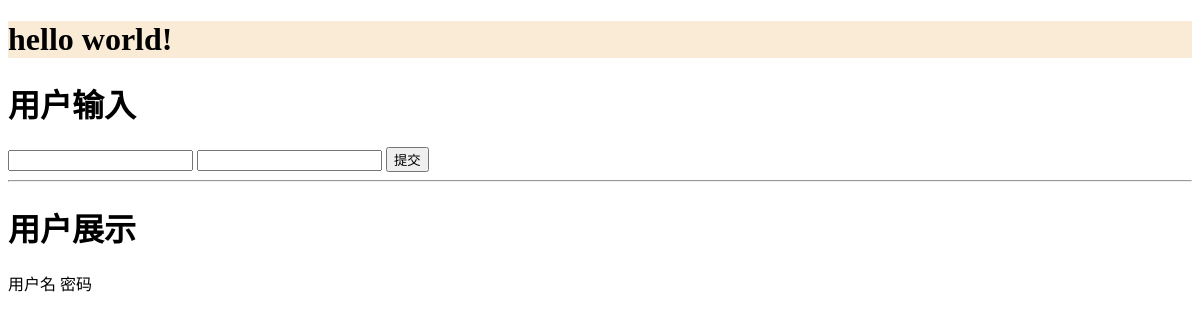
The page /cmdb/ on the database as committed earlier.
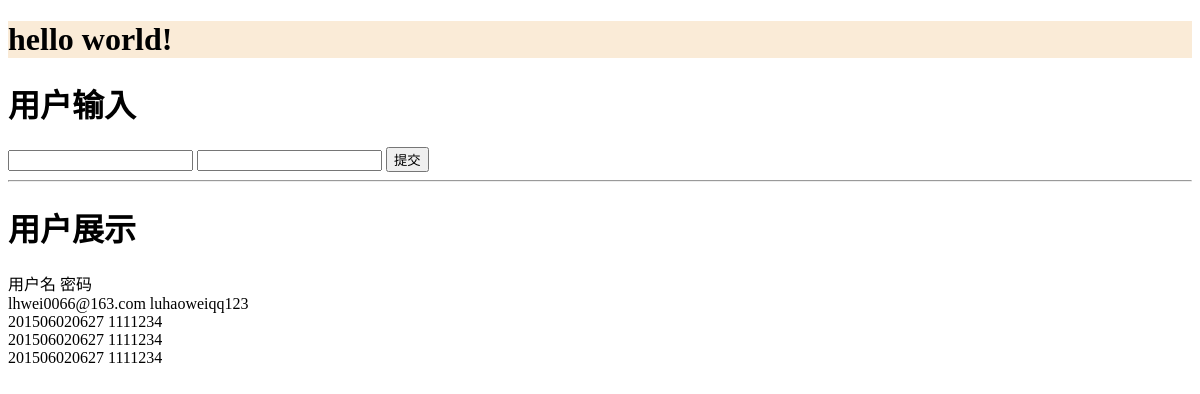
The same page on the database as committed later.
### cmdb/models.py (models this page shows)
class UserInfo(models.Model):  #这个类需要继承models.Model
    user = models.CharField(max_length=32)
    pwd = models.CharField(max_length=32)

### cmdb/views.py (the view)
# urls.py: url('', views.index, name='index'),
def index(request):
    if request.method == "POST":
        username = request.POST.get("username", None)
        password = request.POST.get("password", None)
        print(username, password)
        models.UserInfo.objects.create(user=username, pwd=password)
    user_list = models.UserInfo.objects.all()
    '''
        总结数据库流程：
            1、导入包：from cmdb import models
            2、添加数据到数据库
            3、进行数据库其他操作
    '''
    '''
        一个快捷函数：render()
            「载入模板，填充上下文，再返回由它生成的 HttpResponse 对象」
             是一个非常常用的操作流程。于是 Django 提供了一个快捷函数，我们用它来重写 index() 视图：
    '''
    return render(request, "index.html", {"data": user_list})

### templates/index.html (shortened to what this page needs)
<!DOCTYPE html>
<html lang="en">
<head>
</head>
<body>
    <h1 style="background-color: antiquewhite;color:black;">hello world!</h1>
    <h1 style="...">用户输入</h1>
    <form action="/index/" method="post">
        <input type="text" name="username"/>
        <input type="password" name="password"/>
        <input type="submit" value="提交"/>
    </form>
    <hr />
    <h1 style="...">用户展示</h1>
        <thead>
            <th>用户名</th>
            <th>密码</th><br>
        </thead>
        <tbody>
            {% for line in data %}
                <tr>
                    <td>{{ line.user }}</td>
                    <td>{{ line.pwd }}</td><br>
                </tr>
            {% endfor %}
        </tbody>
</body>
</html>

Rows that differ between the two databases and show on the page:
added UserInfo: user "lhwei0066@163.com", pwd "luhaoweiqq123"
added UserInfo: user "201506020627", pwd "1111234"
added UserInfo: user "201506020627", pwd "1111234"
added UserInfo: user "201506020627", pwd "1111234"
